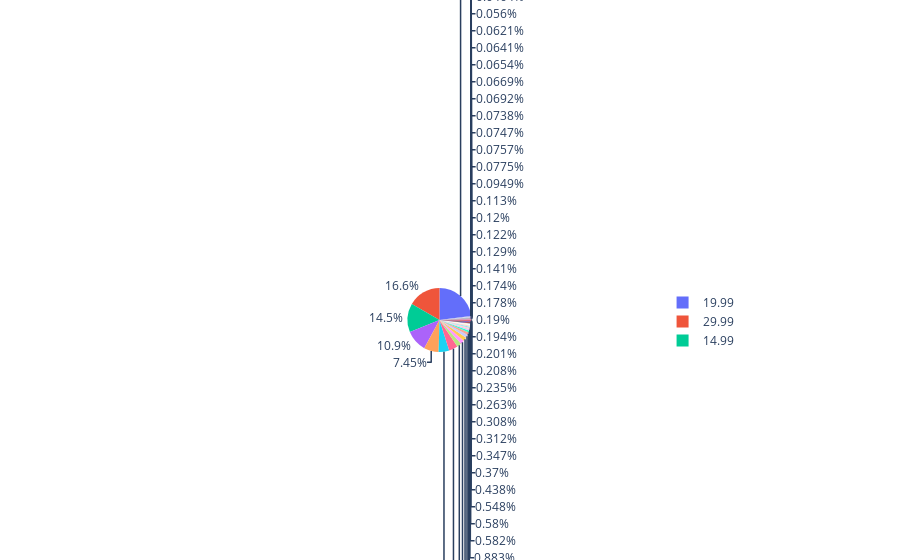

Notebook code cell kept with this figure:
### Code cell
fig = px.pie(df_pie, values=f'{labels}_pie', names=labels)
fig.show()

### Figure 1 — Plotly figure (JSON) as saved in the notebook; plotly's stock layout.template omitted (floating-point values rounded to 4 significant figures; data arrays with more than 128 entries replaced by an {"elided": "..."} marker saying what was removed)
{"data": [{"domain": {"x": [0, 1], "y": [0, 1]}, "hovertemplate": "price=%{label}<br>price_pie=%{value}<extra></extra>", "labels": {"elided": "63854 float values"}, "legendgroup": "", "name": "", "showlegend": true, "type": "pie", "values": {"elided": "63854 float values"}}], "layout": {"legend": {"tracegroupgap": 0}, "margin": {"t": 60}}}
